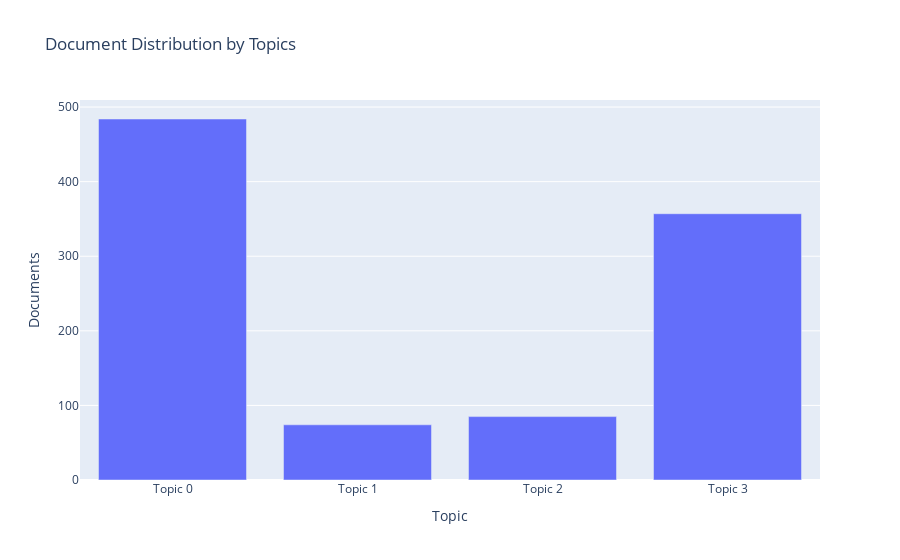

Notebook code cell kept with this figure:
### Code cell
plot_model(lda, plot = 'topic_distribution')

### Figure 1 — Plotly figure (JSON) as saved in the notebook; plotly's stock layout.template omitted (floating-point values rounded to 4 significant figures)
{"data": [{"alignmentgroup": "True", "customdata": [["product, work, husband, help, use, family, home, well, start, hope"], ["rice, group, farmer, farm, small, use, area, land, crop, grow"], ["group, member, pay, help, family, steer, increase, market, come, well"], ["family, stock, work, start, use, request, increase, marry, expand, live"]], "hovertemplate": "Topic=%{x}<br>Documents=%{y}<br>Keyword=%{customdata[0]}<extra></extra>", "legendgroup": "", "marker": {"color": "#636efa", "pattern": {"shape": ""}}, "name": "", "offsetgroup": "", "orientation": "v", "showlegend": false, "textposition": "auto", "type": "bar", "x": ["Topic 0", "Topic 1", "Topic 2", "Topic 3"], "xaxis": "x", "y": [484, 74, 85, 357], "yaxis": "y"}], "layout": {"autosize": true, "barmode": "relative", "legend": {"tracegroupgap": 0}, "title": {"text": "Document Distribution by Topics"}, "xaxis": {"anchor": "y", "autorange": true, "domain": [0, 1], "range": [-0.5, 3.5], "title": {"text": "Topic"}, "type": "category"}, "yaxis": {"anchor": "x", "autorange": true, "domain": [0, 1], "range": [0, 509.5], "title": {"text": "Documents"}, "type": "linear"}}}
